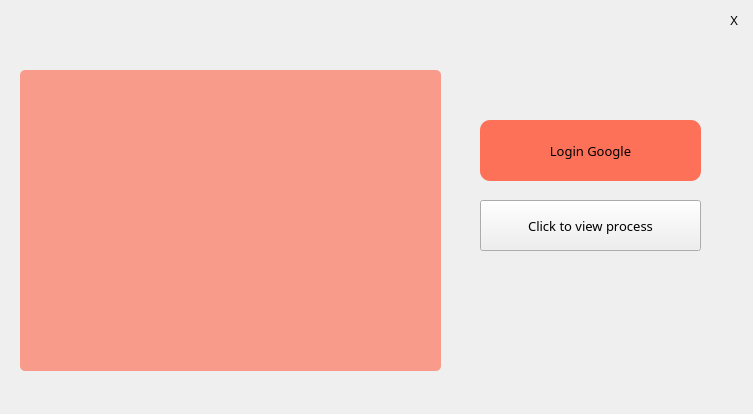
<?xml version="1.0" encoding="UTF-8"?>
<ui version="4.0">
 <class>Form</class>
 <widget class="QWidget" name="Form">
  <property name="geometry">
   <rect>
    <x>0</x>
    <y>0</y>
    <width>753</width>
    <height>414</height>
   </rect>
  </property>
  <property name="windowTitle">
   <string>Form</string>
  </property>
  <widget class="QLabel" name="label">
   <property name="geometry">
    <rect>
     <x>-10</x>
     <y>0</y>
     <width>791</width>
     <height>461</height>
    </rect>
   </property>
   <property name="styleSheet">
    <string notr="true">border-image: url(:/newPrefix/maxresdefault.jpg) 0 0 0 0 stretch stretch;</string>
   </property>
   <property name="text">
    <string/>
   </property>
  </widget>
  <widget class="QPlainTextEdit" name="plainTextEdit">
   <property name="geometry">
    <rect>
     <x>20</x>
     <y>70</y>
     <width>421</width>
     <height>301</height>
    </rect>
   </property>
   <property name="toolTip">
    <string>&lt;html&gt;&lt;head/&gt;&lt;body&gt;&lt;p&gt;List&lt;/p&gt;&lt;/body&gt;&lt;/html&gt;</string>
   </property>
   <property name="whatsThis">
    <string/>
   </property>
   <property name="styleSheet">
    <string notr="true">border-radius: 5px;
background-color: rgba(255, 99, 71, 0.6);</string>
   </property>
   <property name="plainText">
    <string/>
   </property>
  </widget>
  <widget class="QPushButton" name="pushButton">
   <property name="geometry">
    <rect>
     <x>480</x>
     <y>120</y>
     <width>221</width>
     <height>61</height>
    </rect>
   </property>
   <property name="font">
    <font>
     <family>Mongolian Baiti</family>
     <pointsize>10</pointsize>
    </font>
   </property>
   <property name="styleSheet">
    <string notr="true">QPushButton {
border-radius: 10px;
background-color: rgba(255, 99, 71, 0.9);
}
QPushButton::pressed {
border-radius: 10px;
background-color: rgba(255, 99, 71, 0.6);
}
</string>
   </property>
   <property name="text">
    <string>Login Google</string>
   </property>
  </widget>
  <widget class="QLabel" name="label_2">
   <property name="geometry">
    <rect>
     <x>730</x>
     <y>10</y>
     <width>21</width>
     <height>21</height>
    </rect>
   </property>
   <property name="styleSheet">
    <string notr="true">border-image: url(:/newPrefix/pngkey.com-red-x-png-3367399.png)</string>
   </property>
   <property name="text">
    <string>X</string>
   </property>
  </widget>
  <widget class="QPushButton" name="pushButton_2">
   <property name="geometry">
    <rect>
     <x>480</x>
     <y>200</y>
     <width>221</width>
     <height>51</height>
    </rect>
   </property>
   <property name="font">
    <font>
     <family>Mongolian Baiti</family>
     <pointsize>10</pointsize>
    </font>
   </property>
   <property name="text">
    <string>Click to view process</string>
   </property>
  </widget>
 </widget>
 <resources>
  <include location="rsxd.qrc"/>
 </resources>
 <connections/>
</ui>
